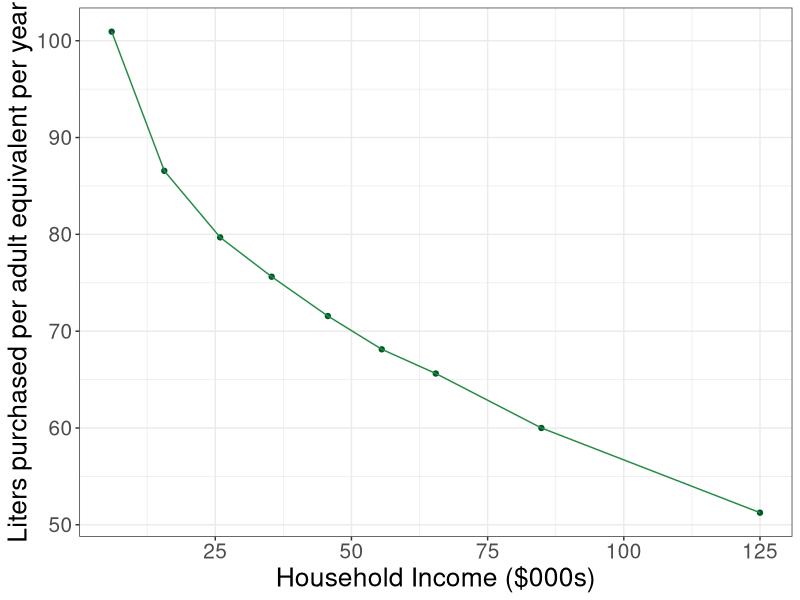

This figure's R source:
library(ggplot2)
library(readr)

homescan_sugar_bev <- read_csv("firmmarketsupply/homescan_sugar_bev.csv")
head(homescan_sugar_bev)

sug_bev <- ggplot(homescan_sugar_bev, aes(x = X, y = Y)) +
  geom_point(col = "#005824") + 
  geom_line(col = "#238b45") +
  #geom_bar(stat = "identity") + 
  labs(x = "Household Income ($000s)", 
       y = "Liters purchased per adult equivalent per year") + 
  theme_bw() + 
  theme(axis.text = element_text(size = 15),
        axis.title = element_text(size = 19))

ggsave("firmmarketsupply/sugar_tax_data.pdf", width = 9, height = 7)
